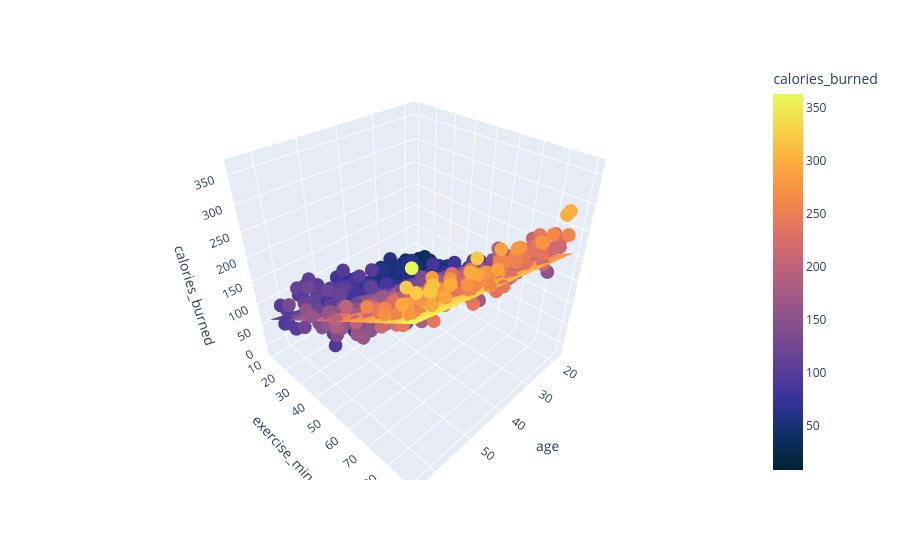

The notebook cell saved with this chart:
### Code cell
# plane of Regression
x_range = np.linspace(df['age'].min(), df['age'].max(), 15)
y_range = np.linspace(df['exercise_min'].min(), df['exercise_min'].max(), 15)

xx,yy = np.meshgrid(x_range, y_range)
heart_mean = df['heart_rate'].mean()
heart_col = np.full(xx.ravel().shape, heart_mean)

pred_input = np.c_[xx.ravel(), yy.ravel(), heart_col]
zz = lr.predict(pred_input).reshape(xx.shape)

fig = px.scatter_3d(df, x = df['age'],
                    y = df['exercise_min'],
                    z = df['calories_burned'],
                    color=df['calories_burned'],
                    color_continuous_scale='thermal')
fig.add_surface(x = x_range, y = y_range, z = zz, colorscale='thermal',showscale=False)
fig.show()

### Figure 1 — Plotly figure (JSON) as saved in the notebook; plotly's stock layout.template omitted (floating-point values rounded to 4 significant figures; data arrays with more than 128 entries replaced by an {"elided": "..."} marker saying what was removed)
{"data": [{"hovertemplate": "age=%{x}<br>exercise_min=%{y}<br>calories_burned=%{marker.color}<extra></extra>", "legendgroup": "", "marker": {"color": {"elided": "500 float values"}, "coloraxis": "coloraxis", "symbol": "circle"}, "mode": "markers", "name": "", "scene": "scene", "showlegend": false, "type": "scatter3d", "x": {"elided": "500 int values"}, "y": {"elided": "500 float values"}, "z": {"elided": "500 float values"}}, {"colorscale": [[0, "rgb(3, 35, 51)"], [0.09091, "rgb(13, 48, 100)"], [0.1818, "rgb(53, 50, 155)"], [0.2727, "rgb(93, 62, 153)"], [0.3636, "rgb(126, 77, 143)"], [0.4545, "rgb(158, 89, 135)"], [0.5455, "rgb(193, 100, 121)"], [0.6364, "rgb(225, 113, 97)"], [0.7273, "rgb(246, 139, 69)"], [0.8182, "rgb(251, 173, 60)"], [0.9091, "rgb(246, 211, 70)"], [1, "rgb(231, 250, 90)"]], "showscale": false, "type": "surface", "x": [18.0, 21.29, 24.57, 27.86, 31.14, 34.43, 37.71, 41.0, 44.29, 47.57, 50.86, 54.14, 57.43, 60.71, 64.0], "y": [10.37, 16.06, 21.74, 27.43, 33.12, 38.8, 44.49, 50.17, 55.86, 61.55, 67.23, 72.92, 78.61, 84.29, 89.98], "z": {"elided": "15x15 float values"}}], "layout": {"coloraxis": {"colorbar": {"title": {"text": "calories_burned"}}, "colorscale": [[0, "rgb(3, 35, 51)"], [0.09091, "rgb(13, 48, 100)"], [0.1818, "rgb(53, 50, 155)"], [0.2727, "rgb(93, 62, 153)"], [0.3636, "rgb(126, 77, 143)"], [0.4545, "rgb(158, 89, 135)"], [0.5455, "rgb(193, 100, 121)"], [0.6364, "rgb(225, 113, 97)"], [0.7273, "rgb(246, 139, 69)"], [0.8182, "rgb(251, 173, 60)"], [0.9091, "rgb(246, 211, 70)"], [1, "rgb(231, 250, 90)"]]}, "legend": {"tracegroupgap": 0}, "margin": {"t": 60}, "scene": {"domain": {"x": [0, 1], "y": [0, 1]}, "xaxis": {"title": {"text": "age"}}, "yaxis": {"title": {"text": "exercise_min"}}, "zaxis": {"title": {"text": "calories_burned"}}}}}
